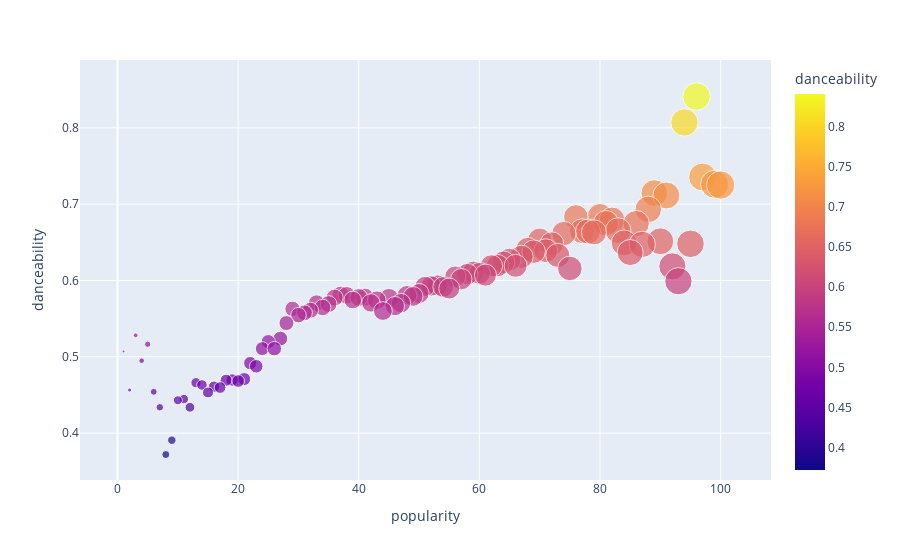

The notebook cell this image was saved under:
### Code cell
fig2 = px.scatter(df_1, x="popularity", y="danceability", color="danceability",size='popularity')
fig2.show()
